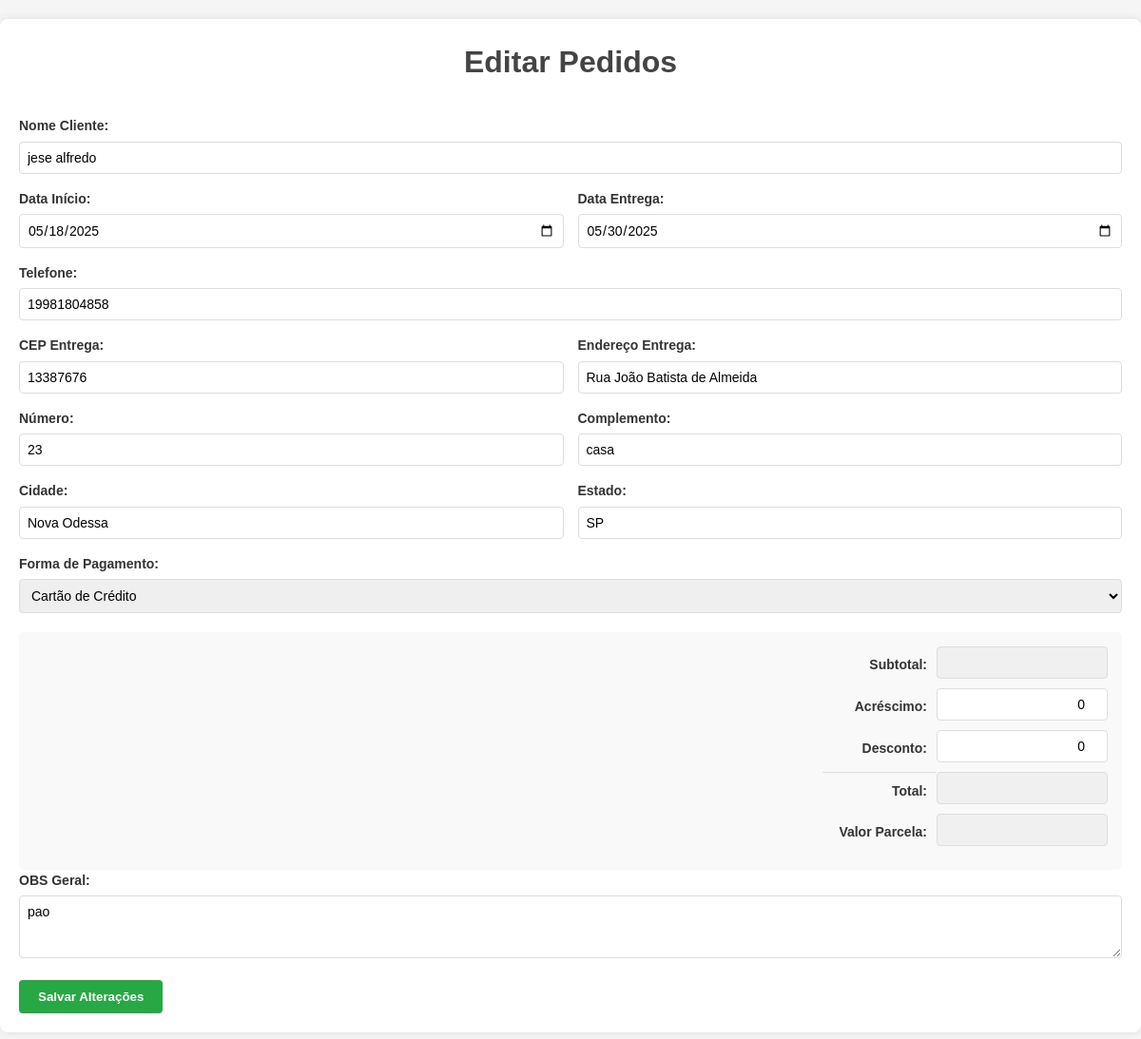
/editar_pedido/8/, run on the app's committed database.
### prime/models.py (models this page shows, shortened)
class Pedido(models.Model):
    cliente = models.ForeignKey('Cliente', on_delete=models.CASCADE)
    descricao = models.TextField(null=True, blank=True)
    data_pedido = models.DateField(null=True, blank=True)
    data_entrega = models.DateField(null=True, blank=True)
    forma_pagamento = models.CharField(
        max_length=20,
        choices=[
            ('pix', 'Pix'),
            ('dinheiro', 'Dinheiro'),
            ('debito', 'Cartão de Débito'),
            ('credito', 'Cartão de Crédito'),
        ],
        blank=True,
        null=True
    )
    parcelas = models.IntegerField(default=1)
    valor_total = models.DecimalField(max_digits=10, decimal_places=2, default=0.00)
    valor_parcela = models.DecimalField(max_digits=10, decimal_places=2, default=0.00)
    subtotal = models.DecimalField(max_digits=10, decimal_places=2, default=0.00)
    acrescimo = models.DecimalField(max_digits=10, decimal_places=2, default=0.00, blank=True, null=True)
    desconto = models.DecimalField(max_digits=10, decimal_places=2, default=0.00, blank=True, null=True)
    pedido_fechado = models.BooleanField(default=False)
    situacao = models.CharField(
        max_length=20,
        choices=[
            ('nao_iniciado', 'Não Iniciado'),
            ('em_andamento', 'Em Andamento'),
            ('finalizado', 'Finalizado'),
        ],
        default='nao_iniciado'
    )

class Cliente(models.Model):
    nome = models.CharField(max_length=100)
    cpf = models.CharField(max_length=14, unique=True, validators=[validate_cpf], blank=True,default="000.000.000-00")  # Define um valor padrão
    rg = models.CharField(max_length=12, unique=True, default="000000000")  # Define um valor padrão
    data_nascimento = models.DateField(default=datetime.date.today, null=True, blank=True) # rmato dd/mm/aaaa
    cep = models.CharField(max_length=9, default="00000-000")  # Define um valor padrão
    endereco = models.CharField(max_length=255, default="Não informado")  # Define um valor padrão
    numero = models.CharField(max_length=10, default="S/N")  # Define um valor padrão
    complemento = models.CharField(max_length=100, default="Nenhum")  # Define um valor padrão
    cidade = models.CharField(max_length=100, default="Desconhecida")  # Define um valor padrão
    estado = models.CharField(max_length=2, default="XX")  # Define um valor padrão
    telefone1 = models.CharField(max_length=15, blank=True, default="Não informado")  # Define um valor padrão
    telefone2 = models.CharField(max_length=15, blank=True, default="Não informado")  # Define um valor padrão
    email = models.EmailField(blank=True) ## Permitir valores nulos temporariamente
    historico_pedidos = models.TextField(blank=True, default="")  # Define um valor padrão

### prime/views.py (the view, shortened to what this page needs)
# urls.py: path('editar_pedido/<int:pedido_id>/', views.editar_pedido, name='editar_pedido'),
def editar_pedido(request, pedido_id):
    pedido = get_object_or_404(Pedido, id=pedido_id)
    context = {
        'pedido': pedido,
        'nomeCliente': pedido.cliente.nome,
    }
    return render(request, 'prime/editar_pedido.html', context)

### prime/templates/prime/editar_pedido.html (shortened to what this page needs)
<!DOCTYPE html>
<html lang="pt-br">
<head>
</head>
<body>
    <main>
        <h1>Editar Pedidos</h1>
        <form method="post">
            <div class="form-row">
                <div class="form-group">
                    <label for="nomeCliente">Nome Cliente:</label>
                    <input type="text" id="nomeCliente" name="nomeCliente" value="{{ pedido.cliente.nome }}" required>
                </div>
            </div>
            <div class="form-row">
                <div class="form-group">
                    <label for="dataInicio">Data Início:</label>
                    <input type="date" id="dataInicio" name="dataInicio" value="{{ pedido.data_pedido|date:'Y-m-d' }}">
                </div>
                <div class="form-group">
                    <label for="dataEntrega">Data Entrega:</label>
                    <input type="date" id="dataEntrega" name="dataEntrega" value="{{ pedido.data_entrega|date:'Y-m-d' }}">
                </div>
            </div>
            <div class="form-row">
                <div class="form-group">
                    <label for="telefone">Telefone:</label>
                    <input type="text" id="telefone" name="telefone" value="{{ pedido.cliente.telefone1 }}">
                </div>
            </div>
            <div class="form-row">
                <div class="form-group">
                    <label for="cepEntrega">CEP Entrega:</label>
                    <input type="text" id="cepEntrega" name="cepEntrega" value="{{ pedido.cliente.cep }}">
                </div>
                <div class="form-group">
                    <label for="enderecoEntrega">Endereço Entrega:</label>
                    <input type="text" id="enderecoEntrega" name="enderecoEntrega" value="{{ pedido.cliente.endereco }}">
                </div>
            </div>
            <div class="form-row">
                <div class="form-group">
                    <label for="numeroEntrega">Número:</label>
                    <input type="text" id="numeroEntrega" name="numeroEntrega" value="{{ pedido.cliente.numero }}">
                </div>
                <div class="form-group">
                    <label for="complementoEntrega">Complemento:</label>
                    <input type="text" id="complementoEntrega" name="complementoEntrega" value="{{ pedido.cliente.complemento }}">
                </div>
            </div>
            <div class="form-row">
                <div class="form-group">
                    <label for="cidadeEntrega">Cidade:</label>
                    <input type="text" id="cidadeEntrega" name="cidadeEntrega" value="{{ pedido.cliente.cidade }}">
                </div>
                <div class="form-group">
                    <label for="estadoEntrega">Estado:</label>
                    <input type="text" id="estadoEntrega" name="estadoEntrega" value="{{ pedido.cliente.estado }}">
                </div>
            </div>
            <div class="form-row">
                <div class="form-group">
                    <label for="formaPagamento">Forma de Pagamento:</label>
                    <select id="formaPagamento" name="formaPagamento" required>
                        <option value="credito" {% if pedido.forma_pagamento == 'credito' %}selected{% endif %}>Cartão de Crédito</option>
                    </select>
                </div>
            </div>
            <div class="financial-section">
                <div class="financial-row">
                    <div class="financial-label">Subtotal:</div>
                    <div class="financial-input">
                        <input type="number" step="0.01" name="subtotal" value="{{ pedido.subtotal|default:0 }}" readonly>
                    </div>
                </div>
                <div class="financial-row">
                    <div class="financial-label">Acréscimo:</div>
                    <div class="financial-input">
                        <input type="number" step="0.01" name="acrescimo" value="{{ pedido.acrescimo|default:0 }}">
                    </div>
                </div>
                <div class="financial-row">
                    <div class="financial-label">Desconto:</div>
                    <div class="financial-input">
                        <input type="number" step="0.01" name="desconto" value="{{ pedido.desconto|default:0 }}">
                    </div>
                </div>
                <div class="financial-row">
                    <div class="financial-label financial-total">Total:</div>
                    <div class="financial-input">
                        <input type="number" step="0.01" name="valorTotal" value="{{ pedido.valor_total|default:0 }}" readonly>
                    </div>
                </div>
                <div class="financial-row">
                    <div class="financial-label">Valor Parcela:</div>
                    <div class="financial-input">
                        <input type="number" step="0.01" name="valorParcela" value="{{ pedido.valor_parcela|default:0 }}" readonly>
                    </div>
                </div>
            </div>
            <div class="form-row">
                <div class="form-group">
                    <label for="obsGeral">OBS Geral:</label>
                    <textarea id="obsGeral" name="obsGeral" rows="3">{{ pedido.descricao }}</textarea>
                </div>
            </div>
            <button type="submit">Salvar Alterações</button>
        </form>
    </main>
</body>
</html>

### prime/templates/prime/editar_pedido.html (style rules this page uses)
* { margin: 0; padding: 0; box-sizing: border-box; font-family: Arial, sans-serif; }
body { background-color: #f5f5f5; color: #333; line-height: 1.6; }
main { max-width: 1200px; margin: 20px auto; padding: 20px; background-color: #fff; border-radius: 8px; box-shadow: 0 0 10px rgba(0,0,0,0.1); }
h1 { text-align: center; margin-bottom: 30px; color: #444; }
.form-row { display: flex; gap: 15px; margin-bottom: 15px; }
.form-group { flex: 1; }
.form-group label { display: block; margin-bottom: 5px; font-weight: bold; font-size: 14px; }
.form-group input, .form-group select, .form-group textarea { width: 100%; padding: 8px; border: 1px solid #ddd; border-radius: 4px; font-size: 14px; }
button { padding: 10px 20px; border: none; border-radius: 4px; cursor: pointer; font-weight: bold; }
button[type="submit"] { background-color: #28a745; color: white; }
.financial-section { background-color: #f9f9f9; padding: 15px; border-radius: 5px; margin-top: 20px; }
.financial-row { display: flex; justify-content: flex-end; margin-bottom: 10px; }
.financial-label { width: 120px; padding: 8px 10px 0 0; text-align: right; font-weight: bold; font-size: 14px; }
.financial-input { width: 180px; }
.financial-input input { width: 100%; padding: 8px; border: 1px solid #ddd; border-radius: 4px; font-size: 14px; text-align: right; }
.financial-input input[readonly] { background-color: #f0f0f0; }
.financial-total { border-top: 1px solid #ddd; padding-top: 8px; font-weight: bold; }

### data on the page
Pedido: nomeCliente "jese alfredo", dataInicio "05/18/2025", dataEntrega "05/30/2025", telefone "19981804858", cepEntrega "13387676", enderecoEntrega "Rua João Batista de Almeida", numeroEntrega "23", complementoEntrega "casa", cidadeEntrega "Nova Odessa", estadoEntrega "SP", formaPagamento "Cartão de Crédito", acrescimo "0", desconto "0", obsGeral "pao"
